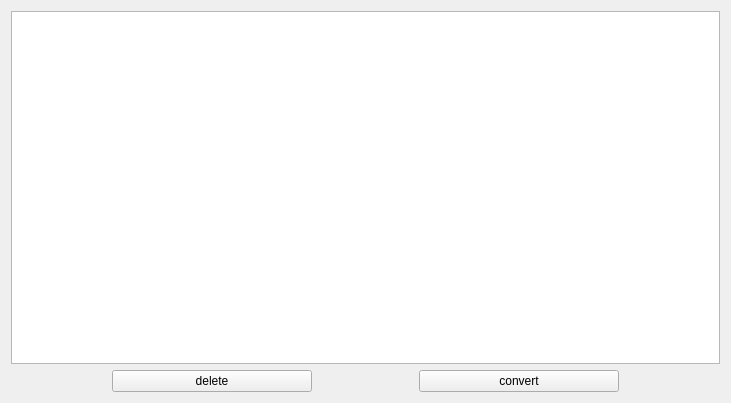
<?xml version="1.0" encoding="UTF-8"?>
<ui version="4.0">
 <class>VideoExporter</class>
 <widget class="QWidget" name="VideoExporter">
  <property name="geometry">
   <rect>
    <x>0</x>
    <y>0</y>
    <width>731</width>
    <height>403</height>
   </rect>
  </property>
  <property name="windowTitle">
   <string>Form</string>
  </property>
  <layout class="QVBoxLayout" name="verticalLayout">
   <item>
    <widget class="QTableView" name="tableView"/>
   </item>
   <item>
    <layout class="QHBoxLayout" name="horizontalLayout">
     <item>
      <widget class="QPushButton" name="pushButton">
       <property name="maximumSize">
        <size>
         <width>200</width>
         <height>16777215</height>
        </size>
       </property>
       <property name="text">
        <string>delete</string>
       </property>
      </widget>
     </item>
     <item>
      <widget class="QPushButton" name="pushButton_2">
       <property name="maximumSize">
        <size>
         <width>200</width>
         <height>16777215</height>
        </size>
       </property>
       <property name="text">
        <string>convert</string>
       </property>
      </widget>
     </item>
    </layout>
   </item>
  </layout>
 </widget>
 <resources/>
 <connections/>
</ui>
